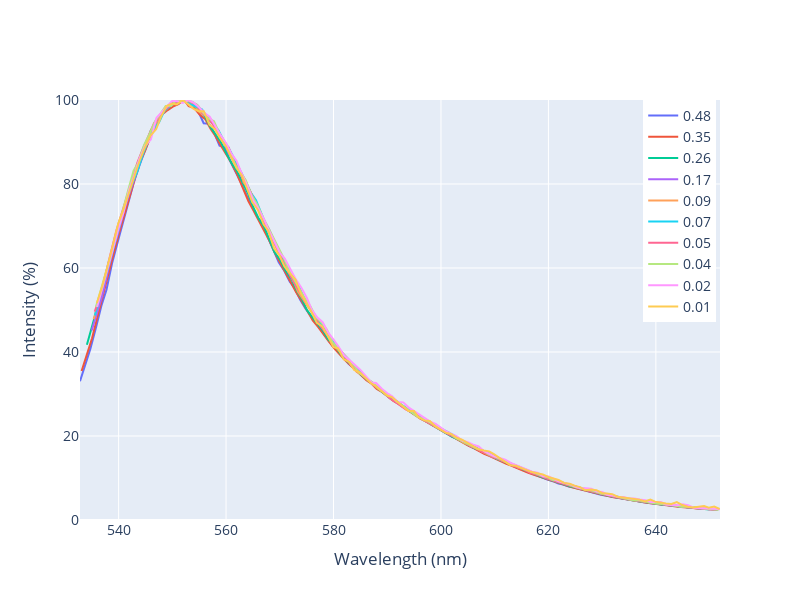

Notebook code for this chart:
### Code cell
# plotting normalized spectrum (kind of, in the sense that we are not normalizing the area under the curve, but the maximum value of the spectrum)

delta = np.array(λcenter_list) - np.mean(λcenter_list)  # Calculate the average value of λcenter

plt.figure(figsize=(10, 6))

fig = go.Figure()

for λ_col, I_col, c, d in zip(WAVELENGHTS, INTENSITIES,ASS,delta):
    max = data[I_col].max()
    centered_wavelengths = data[λ_col] - d  # Center the wavelengths around the average λcenter
    fig.add_trace(go.Scatter(x=centered_wavelengths,y= data[I_col]*100/ max,
                    mode='lines',
                    name=f'{np.round(c,2)}'))

fig.update_layout(
                  xaxis_title='Wavelength (nm)',
                  yaxis_title='Intensity (%)',
                  height=600,
                  width=800,
                  yaxis=dict(range=[0, 100]),
                  legend=dict(x=0.88, y=1),
                  font=dict(size=14))

fig.write_html(dir_path +r"\html\normalized_centered_emission_spectrum.html")
fig.write_image(dir_path + r"\images\normalized_centered_emission_spectrum.png")
fig.show()
